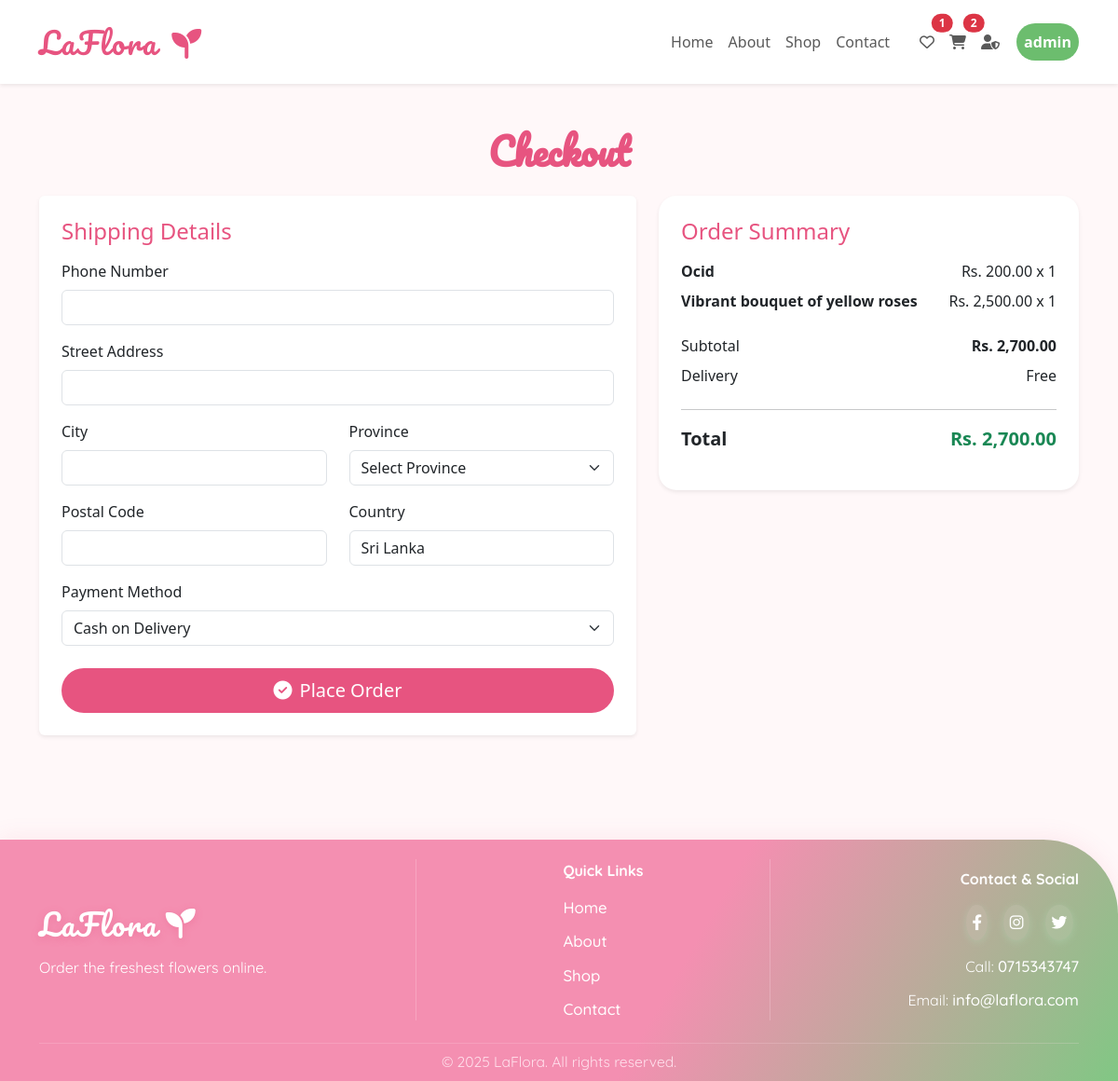
Page /views/checkout.php (signed in) on the committed database.
### tables this page shows
CREATE TABLE `cart` (
  `cart_id` int(100) NOT NULL,
  `user_id` int(100) DEFAULT NULL,
  `product_id` int(100) DEFAULT NULL,
  `quantity` int(100) NOT NULL DEFAULT 1,
  `added_at` timestamp NOT NULL DEFAULT current_timestamp()
);

CREATE TABLE `products` (
  `id` int(40) NOT NULL,
  `category_id` int(50) NOT NULL,
  `name` varchar(100) NOT NULL,
  `price` decimal(10,2) NOT NULL,
  `qty` int(40) NOT NULL,
  `image` varchar(255) NOT NULL,
  `description` varchar(255) NOT NULL,
  `created_at` timestamp NOT NULL DEFAULT current_timestamp()
);

### views/checkout.php (the view, shortened to what this page needs)
<?php
    include '../config/db.php';
    $user_id = $_SESSION['user_id'];
    $cart_total = 0;
    $stmt = $conn->prepare('
        SELECT c.cart_id, c.quantity, p.id as product_id, p.name, p.price, p.qty as stock
        FROM cart c
        JOIN products p ON c.product_id = p.id
        WHERE c.user_id = ?
        ORDER BY c.added_at DESC
    ');
    $stmt->execute([$user_id]);
    $cart_items = $stmt->fetchAll(PDO::FETCH_ASSOC);
    foreach ($cart_items as $item) {
        $cart_total += $item['price'] * $item['quantity'];
    }
?>
<!DOCTYPE html>
<html lang="en">
<head>
  <link href="https://cdn.jsdelivr.net/npm/bootstrap@5.3.2/dist/css/bootstrap.min.css" rel="stylesheet">
  <link rel="stylesheet" href="https://cdnjs.cloudflare.com/ajax/libs/font-awesome/6.4.0/css/all.min.css">
  <link rel="stylesheet" href="../public/css/main.css">
</head>
<body>
 <?php include_once('../includes/nav.php'); ?>
<section class="checkout-hero-section py-5">
  <div class="container">
    <h1 class="about-title mb-4 text-center">Checkout</h1>
    <div class="row g-4 align-items-start">
      <div class="col-lg-7">
        <div class="card shadow-sm border-0 p-4 checkout-form-card">          <h4 class="mb-3" style="color: var(--laflora-primary);">Shipping Details</h4>
          <form method="post" action="">            <div class="mb-3">
              <label for="checkoutPhone" class="form-label">Phone Number</label>
              <input type="tel" class="form-control" id="checkoutPhone" name="phone" pattern="[0-9]{10}" title="Please enter a valid 10-digit phone number" value="<?php echo isset($_POST['phone']) ? htmlspecialchars($_POST['phone']) : ''; ?>" required>
            </div>
            <div class="row">
              <div class="col-12 mb-3">
                <label for="street" class="form-label">Street Address</label>
                <input type="text" class="form-control" id="street" name="street" value="<?php echo isset($_POST['street']) ? htmlspecialchars($_POST['street']) : ''; ?>" required>
              </div>
              <div class="col-md-6 mb-3">
                <label for="city" class="form-label">City</label>
                <input type="text" class="form-control" id="city" name="city" value="<?php echo isset($_POST['city']) ? htmlspecialchars($_POST['city']) : ''; ?>" required>
              </div>
              <div class="col-md-6 mb-3">
                <label for="province" class="form-label">Province</label>
                <select class="form-select" id="province" name="province" required>
                  <option value="" disabled <?php echo !isset($_POST['province']) ? 'selected' : ''; ?>>Select Province</option>
                </select>
              </div>
              <div class="col-md-6 mb-3">
                <label for="postalCode" class="form-label">Postal Code</label>
                <input type="text" class="form-control" id="postalCode" name="postal_code" pattern="[0-9]{5}" title="Please enter a valid 5-digit postal code" value="<?php echo isset($_POST['postal_code']) ? htmlspecialchars($_POST['postal_code']) : ''; ?>" required>
              </div>
              <div class="col-md-6 mb-3">
                <label for="country" class="form-label">Country</label>
                <input type="text" class="form-control" id="country" name="country" value="Sri Lanka" readonly>
              </div>
            </div>
            <div class="mb-3">
              <label class="form-label" for="paymentMethod">Payment Method</label>
              <select class="form-select" id="paymentMethod" name="payment_method" required>
                <option value="cod" <?php echo (isset($_POST['payment_method']) && $_POST['payment_method'] === 'cod') ? 'selected' : ''; ?>>Cash on Delivery</option>
              </select>
            </div>
            <button class="btn btn-laflora w-100 py-2 fs-5 mt-2" type="submit" <?php echo empty($cart_items) ? 'disabled' : ''; ?>>
              <i class="fa fa-check-circle me-2"></i>Place Order
            </button>
          </form>
        </div>
      </div>
      <div class="col-lg-5">
        <div class="cart-summary card shadow-sm border-0 p-4 sticky-top" style="top: 100px;">
          <h4 class="mb-3" style="color: var(--laflora-primary);">Order Summary</h4>
          <?php if (empty($cart_items)): ?>
            <div class="text-center py-4">
              <i class="fas fa-shopping-cart fa-3x text-muted mb-3"></i>
              <h5 class="text-muted">Your cart is empty</h5>
              <a href="shop.php" class="btn btn-laflora mt-3">
                <i class="fas fa-shopping-bag me-2"></i>Continue Shopping
              </a>
            </div>
          <?php else: ?>
            <div class="mb-3">
              <?php foreach ($cart_items as $item): ?>
                <div class="d-flex justify-content-between align-items-center mb-2">
                  <span class="fw-bold"><?php echo htmlspecialchars($item['name']); ?></span>
                  <span>Rs. <?php echo number_format($item['price'], 2); ?> x <?php echo $item['quantity']; ?></span>
                </div>
              <?php endforeach; ?>
            </div>
            <div class="d-flex justify-content-between mb-2">
              <span>Subtotal</span>
              <span class="fw-bold">Rs. <?php echo number_format($cart_total, 2); ?></span>
            </div>
            <div class="d-flex justify-content-between mb-2">
              <span>Delivery</span>
              <span>Free</span>
            </div>
            <hr>
            <div class="d-flex justify-content-between mb-3">
              <span class="fs-5 fw-bold">Total</span>
              <span class="fs-5 fw-bold text-success">Rs. <?php echo number_format($cart_total, 2); ?></span>
            </div>
          <?php endif; ?>
        </div>
      </div>
    </div>
  </div>
</section>
 <?php include_once('../includes/footer.php'); ?>
</body>
</html>

### public/css/main.css (style rules this page uses)
:root { --laflora-primary: #e75480; --laflora-secondary: #4caf50; --laflora-bg: #fff8f9; --laflora-dark: #222; }
body { background: var(--laflora-bg); color: var(--laflora-dark); font-family: 'Segoe UI', Arial, sans-serif; }
.btn-laflora { background: var(--laflora-primary); color: #fff; border-radius: 30px; padding: 0.5rem 2rem; transition: background 0.2s; }
.about-title { color: var(--laflora-primary); font-family: 'Pacifico', cursive; font-size: 2.5rem; font-weight: 600; }
.cart-summary { border-radius: 1.2rem; background: #fff; box-shadow: 0 2px 16px rgba(231,84,128,0.10); border: 1.5px solid #ffe0ec; }

### rows in the picture
cart: product.name "Ocid", product.price "200.00", quantity "1"
cart: product.name "Vibrant bouquet of yellow roses", product.price "2,500.00", quantity "1"

### other values in the picture
$count "1"
$count "2"
$_SESSION['name'] "admin"
$cart_total "2,700.00"
